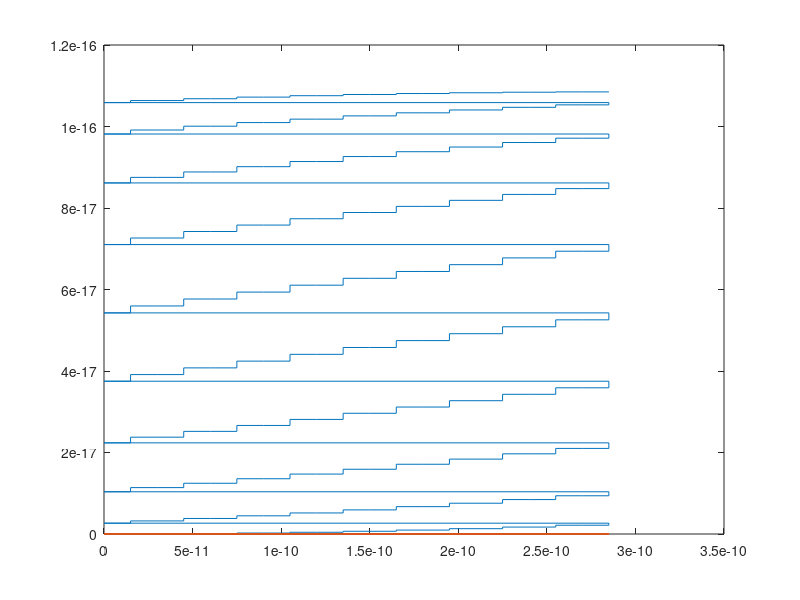

MATLAB code for this plot:
% The quantum mechanical problem of the motion of an electron through a lattice
% of identical atoms. This program finds the matrix H (the Hamiltonian operator)
% so that the eigen values (=allowed energies) may be found from the time-
% independent Schroedinger equation HPhi=EPhi. Now, H = -((hbar)^2)/(2mass)*(del^2)
% + V, where hbar is the quantum constant, mass is the mass of the electron, del is
% the delta operator, and V is the potential energy function that determines the
% motion of the partical. This program approximates the second derivative (del^2)Phi
% as the difference (1/d^2)[Phi(x+d)-2Phi(x)+Phi(x-d)] and this formula is used
% recursively in the first matrix calculated in this code, 'A'. The 2nd matrix
% calculated in this code, 'B' represents the 2nd term in the Hamiltonian, or V.
% if we let c = (hbar^2)/(2*mass), then the working equation for this program is 
% (1/c)*H = (1/d^2)*[-Phi(n-1)+2*Phi(n)-Phi(n+1)]+(1/c)V(n)Phi(n) = [(1/d^2)*A + B]Phi.

k = 10;			% number of atoms
hbar = 1.05457e-34;   mass = 9.10938e-31;   c = (hbar^2)/(2*mass);
m = 3e-10;		% distance between atoms
s = 20;			% subintervals between atoms
dx = m/s;		% discretize the distance m
M = k*m/dx;		% size of MxM matrix
L = k*m;		% total length of crystal
x = 0:dx:L;		% Parse the interval [0,L]
xx = mod(x,m);	% due to periodicity of V(x)...
V0 = 100*hbar;	% The depth of the potential wells
V = @(x) V0*cos(x*2*pi/m); % The potential energy function
A = zeros(M,M);	% Define the matrix that will store kinetic part of Hamiltonian
	


% This first matrix 'A' will represent the first term in the Hamiltonian, or the 
% second spatial derivative term.
	% Define the size of the matrix 'A'
		A = zeros(M,M);
	% Boundary Conditions + something else???
		A(1,1) = 2;  A(M,M)   = 2;
		A(1,2) = -1; A(M,M-1) = -1;
		A(1,M) = -1; A(M,1)   = -1;
	% Loop through A for difference rule for 2nd derivative
		for j = 2:M-1
		  for n = 1:M
		    A(j,j-1) = -1;
		    A(j,j)   = 2;
		    A(j,j+1) = -1;
		  end
		end



% This second matrix 'B' will represent the second term in the Hamiltonian, or
% the potential, V.
	% Assign the size of matrix 'B'
		B = zeros(M,M);
	% Loop through B for potential values
		for j = 1:M
			for n = 1:M
				xxj = xx(j);
		 		B(j,j) = V(xxj);
		 	end
		end



% Scaled by c, the Hamiltonian for the time-independent Schroedinger equation,
% H*phi = E*phi is
H = c*(1/(dx^2))*A + B;
% where E will be the eigenvalues. Plot these values and compare to V(max) and
% to theory. For the current configuration (23 Nov 2017), V(max) = 0.

E = eig(H);
xx = xx(1:length(xx)-1);
stairs(xx,E)
hold on
V_max = max(V(x));   V_max(1:length(xx)) = V_max;
plot(xx,V_max)